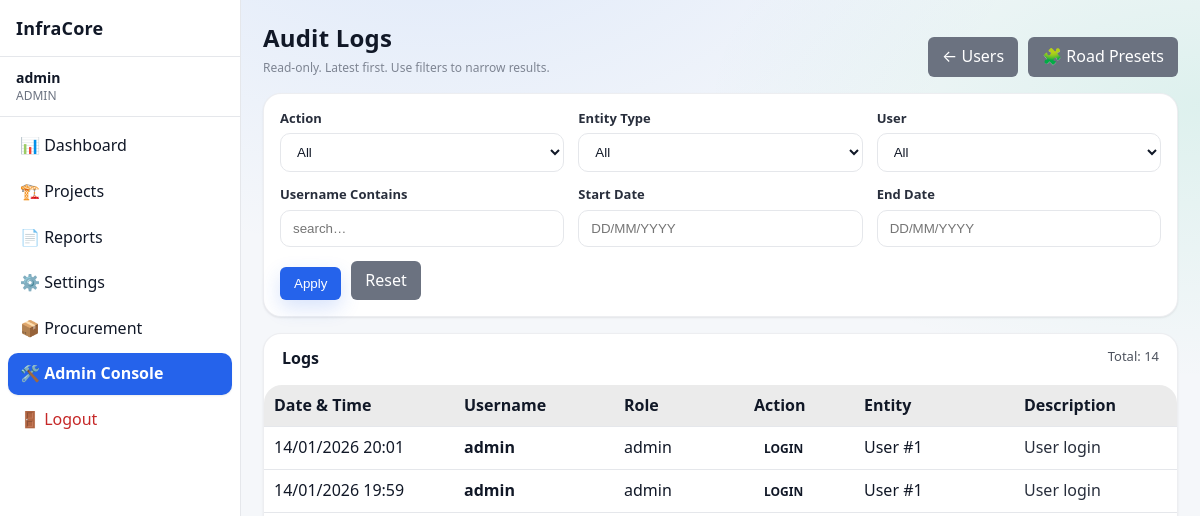
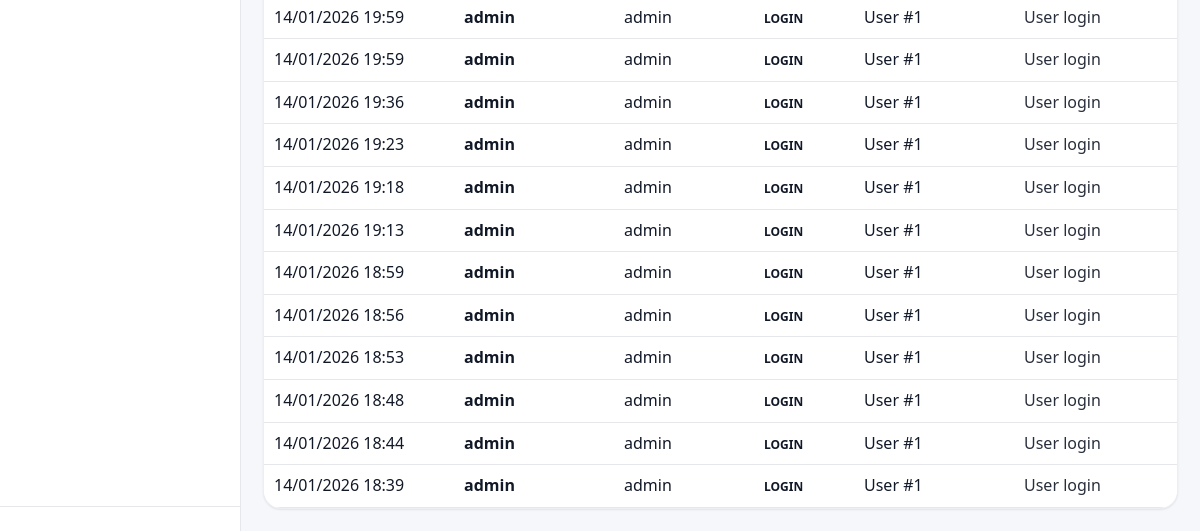
Before: /admin/logs (signed in) with the older database file (2 pictures, top to bottom).
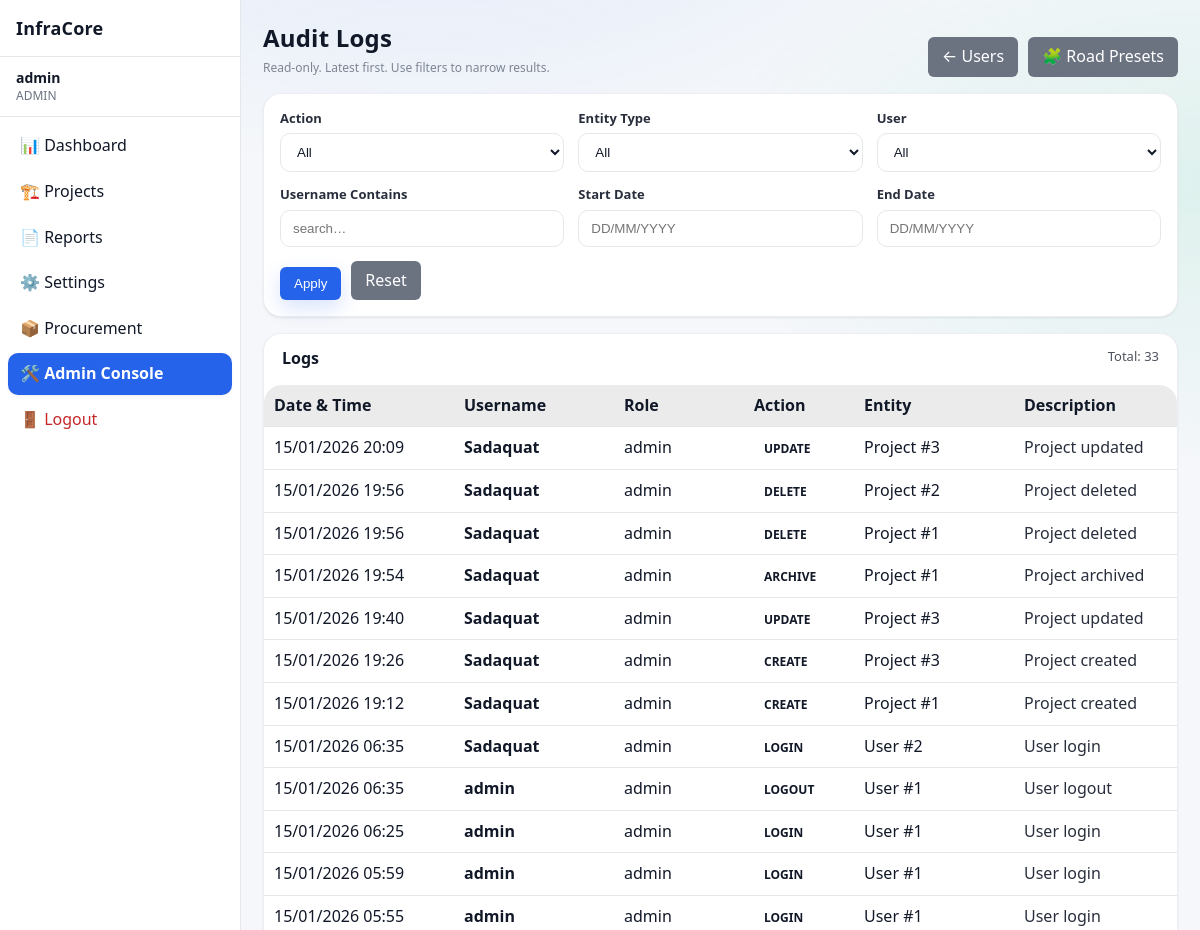
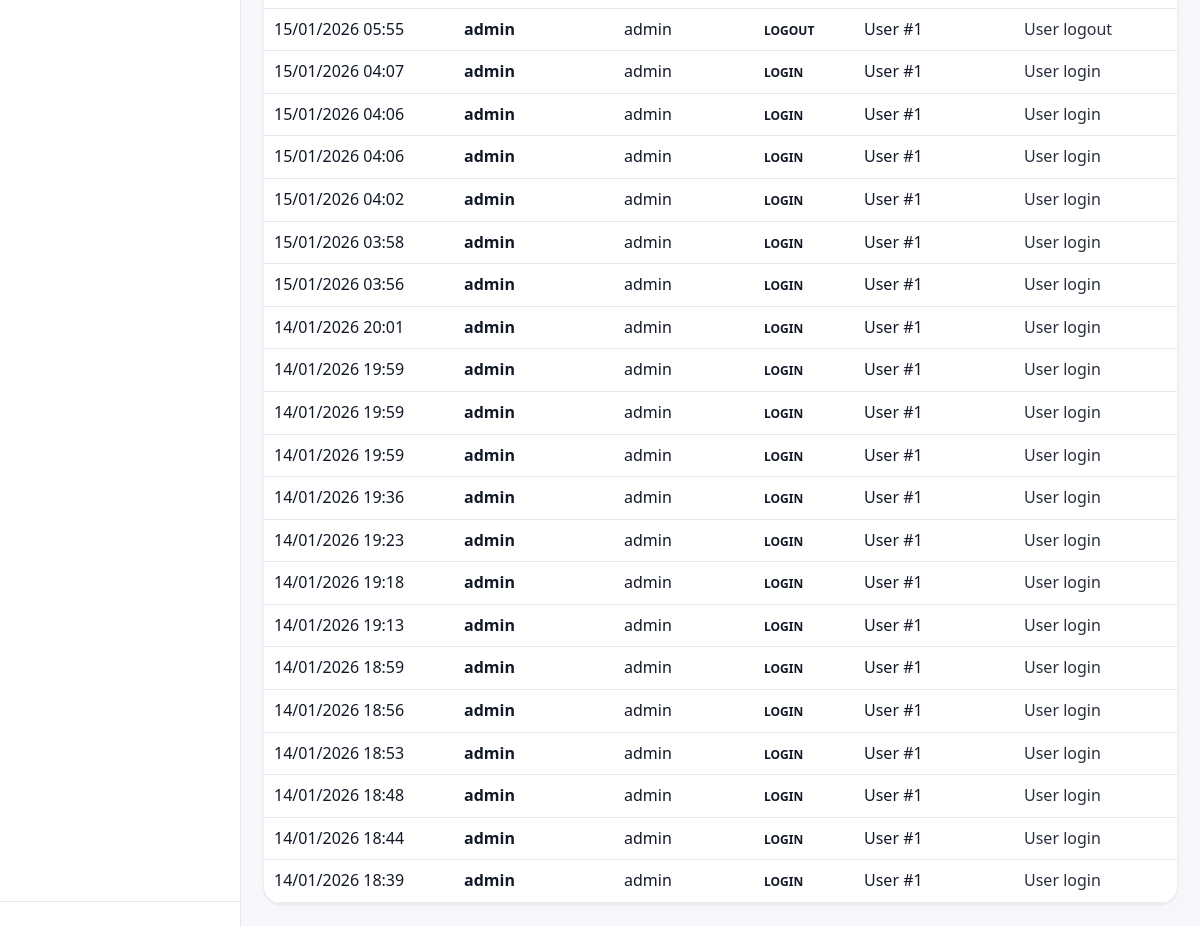
After: the same page with the newer database file (2 pictures, top to bottom).
### app/models/activity_log.py (models this page shows)
class ActivityLog(Base):
    __tablename__ = "activity_logs"
    __table_args__ = (
        Index("ix_activity_logs_created_at", "created_at"),
        Index("ix_activity_logs_user_id", "user_id"),
    )
    id = Column(Integer, primary_key=True, index=True)
    user_id = Column(Integer, ForeignKey("users.id"), nullable=True)
    username = Column(String(150), nullable=False)
    role = Column(String(50), nullable=True)
    action = Column(String(20), nullable=False)  # CREATE, UPDATE, DELETE, ARCHIVE, LOGIN, LOGOUT
    entity_type = Column(String(50), nullable=True)  # Project, Activity, Material, User, Execution
    entity_id = Column(Integer, nullable=True)
    description = Column(Text, nullable=True)
    old_value = Column(Text, nullable=True)  # JSON string
    new_value = Column(Text, nullable=True)  # JSON string
    ip_address = Column(String(64), nullable=True)
    created_at = Column(DateTime, default=datetime.utcnow, nullable=False)
    details = Column(String, nullable=True)
    timestamp = Column(DateTime, default=datetime.utcnow)

### app/routes/admin.py (the view)
@router.get("/logs", response_class=HTMLResponse)
def audit_logs_page(
    request: Request,
    page: int = 1,
    action: str | None = None,
    entity_type: str | None = None,
    user_id: int | None = None,
    username: str | None = None,
    start_date: str | None = None,
    end_date: str | None = None,
    db: Session = Depends(get_db),
):
    admin = admin_guard(request)
    if not admin:
        return RedirectResponse("/dashboard", status_code=302)
    page_size = 50
    page = max(page, 1)
    q = db.query(ActivityLog)
    if action:
        q = q.filter(ActivityLog.action == action)
    if entity_type:
        q = q.filter(ActivityLog.entity_type == entity_type)
    if user_id is not None:
        q = q.filter(ActivityLog.user_id == user_id)
    if username:
        q = q.filter(ActivityLog.username.ilike(f"%{username.strip()}%"))
    def _parse_d(s: str | None) -> date | None:
        if not s:
            return None
        try:
            return parse_date_ddmmyyyy_or_iso(str(s))
        except Exception:
            return None
    sd = _parse_d(start_date)
    ed = _parse_d(end_date)
    if sd:
        q = q.filter(ActivityLog.created_at >= datetime.combine(sd, time.min))
    if ed:
        q = q.filter(ActivityLog.created_at <= datetime.combine(ed, time.max))
    total = q.count()
    logs = (
        q.order_by(ActivityLog.created_at.desc())
        .offset((page - 1) * page_size)
        .limit(page_size)
        .all()
    )
    actions = [r[0] for r in db.query(ActivityLog.action).distinct().order_by(ActivityLog.action).all() if r and r[0]]
    entity_types = [r[0] for r in db.query(ActivityLog.entity_type).distinct().order_by(ActivityLog.entity_type).all() if r and r[0]]
    users = (
        db.query(ActivityLog.user_id, ActivityLog.username)
        .filter(ActivityLog.user_id.isnot(None))
        .distinct()
        .order_by(ActivityLog.username.asc())
        .all()
    )
    return templates.TemplateResponse(
        "admin/logs.html",
        {
            "request": request,
            "user": admin,
            "logs": logs,
            "page": page,
            "page_size": page_size,
            "total": total,
            "actions": actions,
            "entity_types": entity_types,
            "users": users,
            "filters": {
                "action": action or "",
                "entity_type": entity_type or "",
                "user_id": user_id if user_id is not None else "",
                "username": username or "",
                "start_date": start_date or "",
                "end_date": end_date or "",
            },
        },
    )

### app/templates/admin/logs.html (shortened to what this page needs)
{% extends "base.html" %}
{% block content %}
<div class="page-header" style="display:flex;justify-content:space-between;align-items:flex-end;gap:12px;flex-wrap:wrap;margin-bottom:16px">
    <div>
        <h1 class="page-title" style="margin-bottom:6px">Audit Logs</h1>
        <div class="help-text">Read-only. Latest first. Use filters to narrow results.</div>
    </div>
    <div style="display:flex;gap:10px;flex-wrap:wrap">
        <a href="/admin/users" class="btn-secondary" style="text-decoration:none">← Users</a>
        <a href="/admin/presets/road" class="btn-secondary" style="text-decoration:none">🧩 Road Presets</a>
    </div>
</div>
<div class="card" style="padding:16px;margin-bottom:16px">
    <form method="get" action="/admin/logs" class="form-grid">
        <div class="form-group">
            <label>Action</label>
            <select name="action">
                <option value="">All</option>
            </select>
        </div>
        <div class="form-group">
            <label>Entity Type</label>
            <select name="entity_type">
                <option value="">All</option>
            </select>
        </div>
        <div class="form-group">
            <label>User</label>
            <select name="user_id">
                <option value="">All</option>
            </select>
        </div>
        <div class="form-group">
            <label>Username Contains</label>
            <input type="text" name="username" value="{{ filters.username }}" placeholder="search…">
        </div>
        <div class="form-group">
            <label>Start Date</label>
            <input type="text" name="start_date" value="{{ filters.start_date|ddmmyyyy }}" placeholder="DD/MM/YYYY" inputmode="numeric" pattern="[0-9]{2}/[0-9]{2}/[0-9]{4}">
        </div>
        <div class="form-group">
            <label>End Date</label>
            <input type="text" name="end_date" value="{{ filters.end_date|ddmmyyyy }}" placeholder="DD/MM/YYYY" inputmode="numeric" pattern="[0-9]{2}/[0-9]{2}/[0-9]{4}">
        </div>
        <div class="form-group" style="display:flex;align-items:flex-end;gap:10px">
            <button class="btn-primary" type="submit">Apply</button>
            <a class="btn-secondary" href="/admin/logs" style="text-decoration:none">Reset</a>
        </div>
    </form>
</div>
<div class="card" style="padding:0">
    <div style="padding:14px 18px;border-bottom:1px solid rgba(255,255,255,0.08);display:flex;justify-content:space-between;gap:12px;flex-wrap:wrap">
        <strong>Logs</strong>
        <span style="opacity:0.75;font-size:13px">
            Total: {{ total }}
        </span>
    </div>
    <table class="table" style="margin:0">
        <thead>
            <tr style="background:rgba(255,255,255,0.04)">
                <th style="width:170px">Date &amp; Time</th>
                <th style="width:140px">Username</th>
                <th style="width:110px">Role</th>
                <th style="width:90px">Action</th>
                <th style="width:140px">Entity</th>
                <th>Description</th>
            </tr>
        </thead>
        <tbody>
            {% if logs and logs|length > 0 %}
                {% for l in logs %}
                    <tr style="border-bottom:1px solid rgba(255,255,255,0.05)">
                        <td style="white-space:nowrap">{{ l.created_at|ddmmyyyy_dt }}</td>
                        <td><strong>{{ l.username }}</strong></td>
                        <td>{{ l.role or "" }}</td>
                        <td>
                            <span class="badge badge-info">{{ l.action }}</span>
                        </td>
                        <td>
                            {{ l.entity_type or "" }}
                            {% if l.entity_id %}
                                #{{ l.entity_id }}
                            {% endif %}
                        </td>
                        <td style="opacity:0.9">{{ l.description or l.details or "" }}</td>
                    </tr>
                {% endfor %}
            {% else %}
                <tr>
                    <td colspan="6" style="padding:24px;text-align:center;opacity:0.75">
                        No audit logs found for the selected filters.
                    </td>
                </tr>
            {% endif %}
        </tbody>
    </table>
</div>
{% set total_pages = (total // page_size) + (1 if total % page_size else 0) %}
{% endblock %}

### app/templates/base.html (shortened to what this page needs)
<!DOCTYPE html>
<html lang="en">
<head>
    <link rel="stylesheet" href="/static/css/style.css">
    <link rel="stylesheet" href="/static/css/ui_v2.css">
</head>
<body>
<div class="layout">
    <aside class="sidebar">
        <div class="sidebar-header">
            <h2>InfraCore</h2>
        </div>
        {% if user is defined and user is not none %}
        <div class="sidebar-user">
            <strong>{{ user["username"] }}</strong>
            <span class="role">
                {{ user["role"] | upper }}
            </span>
        </div>
        <nav class="sidebar-nav">
            <a href="/dashboard"
               class="{% if request.url.path == '/dashboard' %}active{% endif %}">
                📊 Dashboard
            </a>
            <a href="/projects"
               class="{% if request.url.path.startswith('/projects') %}active{% endif %}">
                🏗️ Projects
            </a>
            {% set can_reports = (user["role"] in ["admin", "manager"]) or (project_role in ["admin", "manager"]) %}
            {% if can_reports %}
            <a href="/reports"
               class="{% if request.url.path.startswith('/reports') %}active{% endif %}">
                📄 Reports
            </a>
            {% endif %}
            <a href="/settings"
               class="{% if request.url.path == '/settings' %}active{% endif %}">
                ⚙️ Settings
            </a>
            {% set can_procure = (user["role"] in ["admin", "manager"]) or (project_role in ["admin", "manager"]) %}
            {% if can_procure %}
            <a href="{% if project_id %}/procurement/{{ project_id }}{% else %}/procurement{% endif %}"
               class="{% if request.url.path.startswith('/procurement') %}active{% endif %}">
                📦 Procurement
            </a>
            {% endif %}
            {% if user["role"] == "admin" %}
            <a href="/admin/users"
               class="{% if request.url.path.startswith('/admin') %}active{% endif %}">
                🛠️ Admin Console
            </a>
            {% endif %}
            <a href="/logout" class="danger">
                🚪 Logout
            </a>
        </nav>
        <div class="sidebar-footer"></div>
        {% endif %}
    </aside>
    <main class="main">
        <div class="container">
            {% block content %}{% endblock %}
        </div>
    </main>
</div>
</body>
</html>

### static/css/style.css (style rules this page uses)
body { font-family: Arial, Helvetica, sans-serif; margin: 0; background-color: var(--bg); color: var(--text); }
.container { padding: 20px; }
input, select, textarea { padding: 6px; border-radius: 4px; border: 1px solid var(--border); background: var(--card); color: var(--text); }
table { width: 100%; border-collapse: collapse; background: var(--card); }
th { background: rgba(0,0,0,0.05); text-align: left; }
th, td { padding: 10px; border-bottom: 1px solid var(--border); }
button, .button { padding: 6px 12px; border-radius: 4px; border: none; cursor: pointer; background: var(--btn); color: white; text-decoration: none; }
:root { --bg: #f5f7fa; --bg-secondary: #ffffff; --bg-primary: #f5f7fa; --text: #111827; --text-muted: #6b7280; --card: #ffffff; --nav: #1f2937; --border: #e5e7eb; --border-color: #e5e7eb; --btn: #2563eb; --hover-bg: rgba(37, 99, 235, 0.1); --accent-color: #2563eb; }
html, body, table, th, td, input, select, textarea, button, .button { transition: background-color 0.3s ease, color 0.3s ease, border-color 0.3s ease; }
.layout { display: flex; min-height: 100vh; }
.sidebar { width: 240px; background: var(--bg-secondary); border-right: 1px solid var(--border-color); display: flex; flex-direction: column; }
.sidebar-header { padding: 16px; font-size: 18px; font-weight: bold; border-bottom: 1px solid var(--border-color); }
.sidebar-user { padding: 12px 16px; border-bottom: 1px solid var(--border-color); font-size: 14px; }
.sidebar-user .role { display: block; font-size: 12px; color: var(--text-muted); }
.sidebar-nav { flex: 1; padding: 8px; }
.sidebar-nav a { display: block; padding: 10px 12px; margin-bottom: 4px; border-radius: 6px; color: var(--text); text-decoration: none; }
.sidebar-nav a.active { background: var(--accent-color); color: #ffffff; font-weight: 600; }
.sidebar-nav a.danger { color: #c62828; }
.sidebar-footer { padding: 12px; border-top: 1px solid var(--border-color); }
.main { flex: 1; background: var(--bg-primary); }
.page-title { margin-bottom: 20px; font-size: 26px; font-weight: 600; }
.card { background: var(--card); border-radius: 10px; padding: 16px; box-shadow: 0 4px 12px rgba(0,0,0,0.06); }
.form-grid { display: grid; grid-template-columns: repeat(auto-fit, minmax(240px, 1fr)); gap: 16px; }
.form-grid label { font-size: 13px; opacity: 0.9; }
.form-grid input { width: 100%; }
.badge { padding: 4px 10px; border-radius: 12px; font-size: 12px; font-weight: bold; }

### app/templates/base.html (style rules this page uses)
a, a:visited { color: var(--text); text-decoration: none; }
label { color: var(--text); font-weight: 600; margin-bottom: 6px; }
.help-text { font-size: 12px; color: var(--text-muted); margin-top: 6px; }
.form-grid { display: grid; grid-template-columns: repeat(auto-fit, minmax(240px, 1fr)); gap: 14px; }
.btn-primary { background: var(--btn); color: #fff; padding: 9px 14px; border-radius: 6px; border: none; cursor: pointer; }
.btn-secondary { background: #6b7280; color: #fff; padding: 9px 14px; border-radius: 6px; border: none; cursor: pointer; }

Changed rows visible on the page:
added ActivityLog: created_at|ddmmyyyy_dt "15/01/2026 20:09", username "Sadaquat", role "admin", action "UPDATE", entity_type "Project", entity_id "3", description "Project updated"
added ActivityLog: created_at|ddmmyyyy_dt "15/01/2026 19:56", username "Sadaquat", role "admin", action "DELETE", entity_type "Project", entity_id "2", description "Project deleted"
added ActivityLog: created_at|ddmmyyyy_dt "15/01/2026 19:56", username "Sadaquat", role "admin", action "DELETE", entity_type "Project", entity_id "1", description "Project deleted"
added ActivityLog: created_at|ddmmyyyy_dt "15/01/2026 19:54", username "Sadaquat", role "admin", action "ARCHIVE", entity_type "Project", entity_id "1", description "Project archived"
added ActivityLog: created_at|ddmmyyyy_dt "15/01/2026 19:40", username "Sadaquat", role "admin", action "UPDATE", entity_type "Project", entity_id "3", description "Project updated"
added ActivityLog: created_at|ddmmyyyy_dt "15/01/2026 19:26", username "Sadaquat", role "admin", action "CREATE", entity_type "Project", entity_id "3", description "Project created"
added ActivityLog: created_at|ddmmyyyy_dt "15/01/2026 19:12", username "Sadaquat", role "admin", action "CREATE", entity_type "Project", entity_id "1", description "Project created"
added ActivityLog: created_at|ddmmyyyy_dt "15/01/2026 06:35", username "Sadaquat", role "admin", action "LOGIN", entity_type "User", entity_id "2", description "User login"
added ActivityLog: created_at|ddmmyyyy_dt "15/01/2026 06:35", username "admin", role "admin", action "LOGOUT", entity_type "User", entity_id "1", description "User logout"
added ActivityLog: created_at|ddmmyyyy_dt "15/01/2026 06:25", username "admin", role "admin", action "LOGIN", entity_type "User", entity_id "1", description "User login"
added ActivityLog: created_at|ddmmyyyy_dt "15/01/2026 05:59", username "admin", role "admin", action "LOGIN", entity_type "User", entity_id "1", description "User login"
added ActivityLog: created_at|ddmmyyyy_dt "15/01/2026 05:55", username "admin", role "admin", action "LOGIN", entity_type "User", entity_id "1", description "User login"
added ActivityLog: created_at|ddmmyyyy_dt "15/01/2026 05:55", username "admin", role "admin", action "LOGOUT", entity_type "User", entity_id "1", description "User logout"
added ActivityLog: created_at|ddmmyyyy_dt "15/01/2026 04:07", username "admin", role "admin", action "LOGIN", entity_type "User", entity_id "1", description "User login"
added ActivityLog: created_at|ddmmyyyy_dt "15/01/2026 04:06", username "admin", role "admin", action "LOGIN", entity_type "User", entity_id "1", description "User login"
added ActivityLog: created_at|ddmmyyyy_dt "15/01/2026 04:06", username "admin", role "admin", action "LOGIN", entity_type "User", entity_id "1", description "User login"
added ActivityLog: created_at|ddmmyyyy_dt "15/01/2026 04:02", username "admin", role "admin", action "LOGIN", entity_type "User", entity_id "1", description "User login"
added ActivityLog: created_at|ddmmyyyy_dt "15/01/2026 03:58", username "admin", role "admin", action "LOGIN", entity_type "User", entity_id "1", description "User login"
added ActivityLog: created_at|ddmmyyyy_dt "15/01/2026 03:56", username "admin", role "admin", action "LOGIN", entity_type "User", entity_id "1", description "User login"
Other visible differences:
{{ total }}: "14" → "33"
